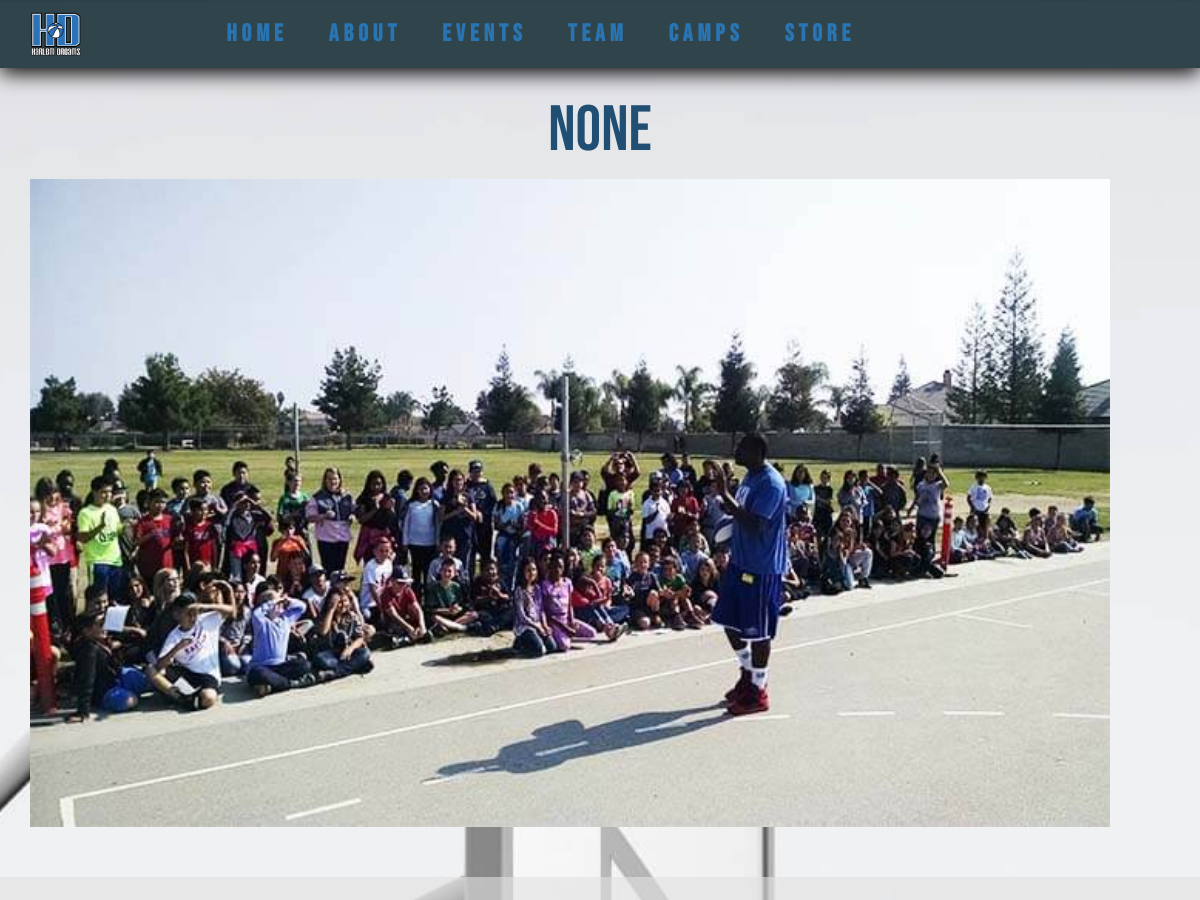
The app's page /camps (upper part), older data.
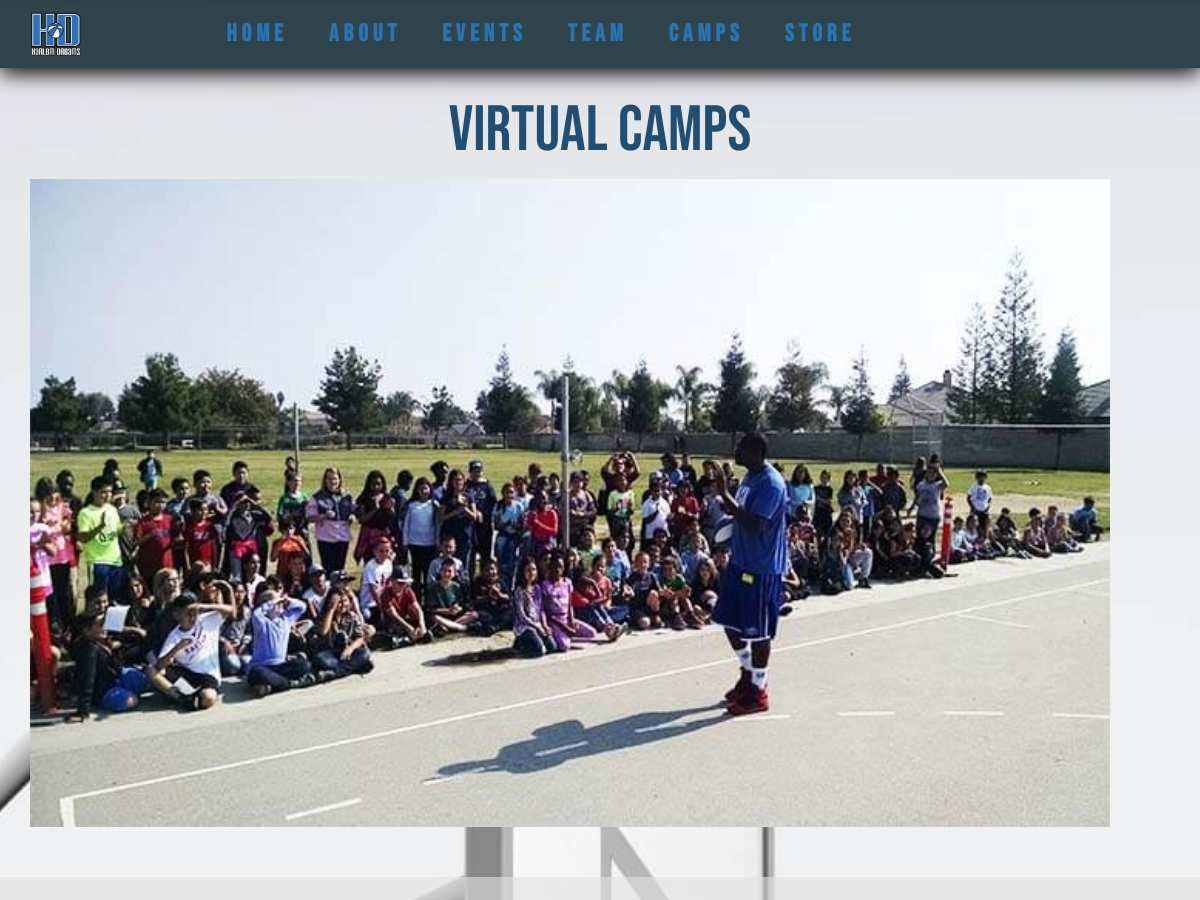
The same page, newer data.
### dream_app/models.py (models this page shows, shortened)
class SiteConfiguration(models.Model):
    camp_title = models.CharField(blank=True, null=True, max_length=50)
    facebook = models.CharField(max_length=150, blank=True, null=True)
    instagram = models.CharField(max_length=150, blank=True, null=True)
    twitter = models.CharField(max_length=150, blank=True, null=True)
    homepage_phone = models.CharField(max_length=15, blank=True, null=True)
    contact_page_phone = models.CharField(max_length=15, blank=True, null=True)
    contact_email = models.CharField(max_length=40, blank=True, null=True)
    carousel_off = models.BooleanField(default=True)

### dream_app/views.py (the view)
# urls.py: path('camps', views.camp, name ='camp_list'),
def camp(request):
    camp = Camp.objects.all()
    site = SiteConfiguration.objects.get(id=1)
    context = {
        'camps': camp,
        'title': site.camp_title,
    }
    return render(request, 'dream_app/camp2.html', context)

### dream_app/templates/dream_app/camp2.html (shortened to what this page needs)
{% extends 'base.html' %} {% block body %} {% load static %}
<div class="container">
    <div class="row">
        <div class="col-sm-12">
            <h2
                style="margin-top:25px; font-family: 'Bebas Neue', sans-serif; text-align: center; font-size:48pt; color:#214F74; background: linear-gradient(-90deg, rgba(245,245,245,0.0),white, rgba(245,245,245,0.0)) margin: 52px;">
                {{title}}</h2>
        </div>
    </div>
    <div class="row">
        <div class="col-sm-4"></div>
        <div class="col-sm- camp-pic">
            <img src="{% static 'dream_app/images/4.jpg' %}" class="camp-img img-fluid" width="1080px"
                alt="Responsive image">
        </div>
    </div>
</div>
<div class="row">
    <div class="col-sm-12 camp-main">
        <br>
        <br>
        <br>
        <br>
    </div>
</div>
{% endblock %}

Row changes from the older to the newer data that the page shows:
now on this page (row edited): SiteConfiguration: camp_title "Virtual Camps"
Text that changed along with them:
{{ title }}: "None" → (not shown)
